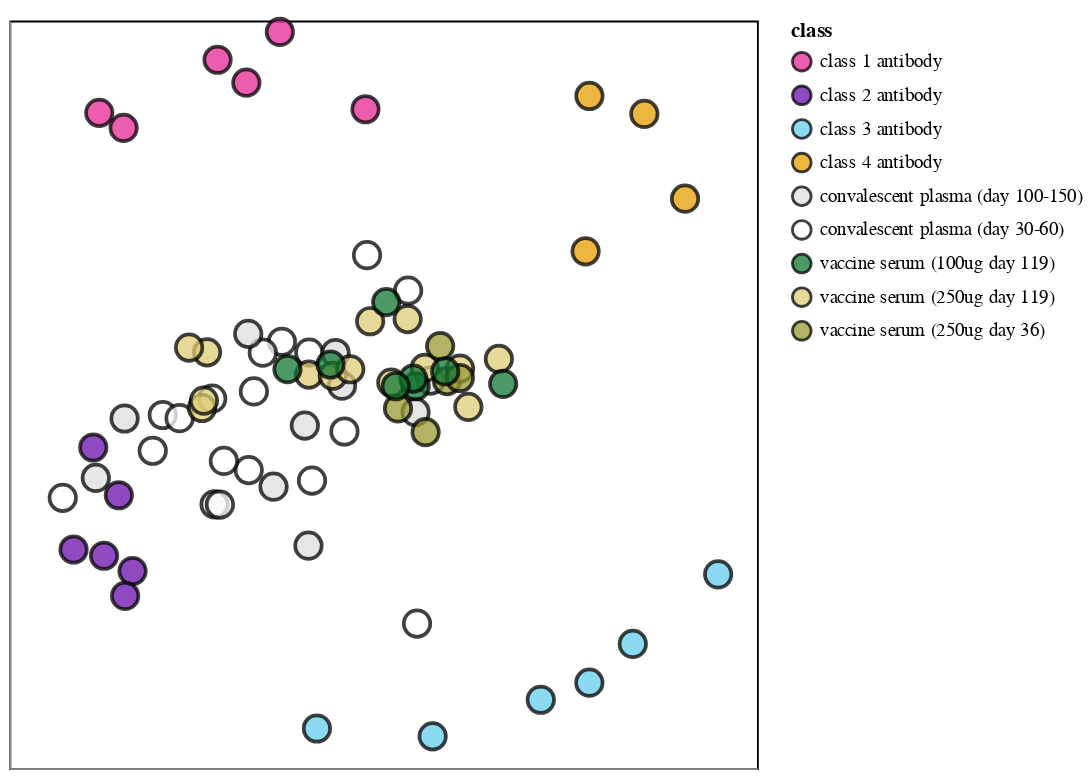

Source (notebook cell):
### Markdown cell above
Now compute the similarities and dissimilarities, and do the multidimensional scaling [as described here](https://scikit-learn.org/stable/auto_examples/manifold/plot_mds.html#sphx-glr-auto-examples-manifold-plot-mds-py).
We do this just for the antibody combinations for which such a plot is specified in the escape profiles configuration file.
We then plot the multidimensional scaling, using [adjustTexts](https://adjusttext.readthedocs.io/) to repel the labels and following [here](https://stackoverflow.com/q/56337732) to draw pie charts that color the points according to the site-coloring scheme if specified in configuration.
These pie charts color by the fraction of the squared site escape apportioned to each site category.

### Code cell
# which method do we use to compute dissimilarity?
dissimilarity_method = 'one_minus'

# do we also plot similarity / dissimilarity matrices?
plot_similarity = False

# function to draw colored pie for each point.
def draw_pie(dist, xpos, ypos, size, ax, colors, alpha, circle_color):
    """Based on this: https://stackoverflow.com/q/56337732"""
    # for incremental pie slices
    cumsum = numpy.cumsum(dist)
    cumsum = cumsum / cumsum[-1]
    pie = [0] + cumsum.tolist()

    assert len(colors) == len(dist)
    for r1, r2, color in zip(pie[:-1], pie[1:], colors):
        angles = numpy.linspace(2 * numpy.pi * r1, 2 * numpy.pi * r2)
        x = [0] + numpy.cos(angles).tolist()
        y = [0] + numpy.sin(angles).tolist()

        xy = numpy.column_stack([x, y])

        ax.scatter([xpos], [ypos], marker=xy, s=size, facecolors=color, alpha=alpha, edgecolors='none')
        ax.scatter(xpos, ypos, marker='o', s=size, edgecolors=circle_color,
                   facecolors='none', alpha=alpha)

    return ax

# loop over combinations to plot
for name, specs in mds_config.items():
    
    # get data frame with just the conditions we want to plot, also re-naming them
    conditions_to_plot = list(specs['conditions'].keys())
    print(f"\nMaking plot {name}, which has the following antibodies:\n{conditions_to_plot}")
    assert len(conditions_to_plot) == len(set(specs['conditions'].values()))
    assert set(conditions_to_plot).issubset(set(escape_fracs['condition']))
    df = (escape_fracs
          .query('condition in @conditions_to_plot')
          .assign(condition=lambda x: x['condition'].map(specs['conditions']))
          )
    
    # compute similarities and dissimilarities
    similarities = escape_similarity(df)
    dissimilarities = similarities.applymap(lambda x: dissimilarity(x, method=dissimilarity_method))
    conditions = df['condition'].unique()
    assert all(conditions == similarities.columns) and all(conditions == similarities.index)
    n = len(conditions)
    
    # plot similarities
    if plot_similarity:
        for title, data in [('Similarities', similarities), ('Dissimilarities', dissimilarities)]:
            fig, ax = plt.subplots(figsize=(0.8 * n, 0.7 * n))
            _ = seaborn.heatmap(data, annot=True, ax=ax)
            plt.title(f"{title} for {name}", size=16)
            plt.show(fig)
            plt.close(fig)
    
    # use multidimensional scaling to get locations of antibodies
    mds = sklearn.manifold.MDS(n_components=2,
                               metric=True,
                               max_iter=3000,
                               eps=1e-6,
                               random_state=1 if 'random_state' not in specs else specs['random_state'],
                               dissimilarity='precomputed',
                               n_jobs=1)
    locs = mds.fit_transform(dissimilarities)
    
    # get the colors for each point if relevant
    color_scheme = specs['color_scheme']
    if isinstance(color_scheme, list):
        color_csv, color_col = color_scheme
        print(f"Using condition-level color scheme in column {color_col} of {color_csv}")
        dists = [[1] for condition in conditions]
        condition_to_color = pd.read_csv(color_csv).set_index('condition')[color_col].to_dict()
        if not set(conditions).issubset(set(condition_to_color)):
            raise ValueError(f"{color_scheme} doesn't have colors for all conditions: {conditions}")
        colors = [[condition_to_color[condition]] for condition in conditions]
    elif color_scheme in site_color_schemes.columns:
        print(f"Using the {color_scheme} site color scheme")
        site_colors = site_color_schemes.set_index('site')[color_scheme].to_dict()
        df = df.assign(color=lambda x: x['site'].map(site_colors))
        dists = []
        colors = []
        for condition, condition_df in (
                df
                [['condition', 'color', 'site', site_metric]]
                .drop_duplicates()
                .assign(site_metric2=lambda x: x[site_metric]**2)  # color in proportion to **square** of site escape
                .groupby(['condition', 'color'])
                .aggregate(tot_escape=pd.NamedAgg('site_metric2', 'sum'))
                .reset_index()
                .sort_values('tot_escape', ascending=False)
                .assign(condition=lambda x: pd.Categorical(x['condition'], conditions, ordered=True))
                .groupby('condition', sort=True)
                ):
            dists.append(condition_df['tot_escape'].tolist())
            colors.append(condition_df['color'].tolist())
    else:
        print(f"Coloring all points {color_scheme}")
        dists = [[1] for conditition in conditions]
        colors = [[color_scheme] for condition in conditions]
        
    # get circle / label colors
    if 'default_circle_color' in specs:
        default_circle_color = specs['default_circle_color']
    else:
        default_circle_color = 'none'
    if 'default_label_color' in specs:
        default_label_color = specs['default_label_color']
    else:
        default_label_color = 'black'
    circle_colors = []
    label_colors = []
    for condition in conditions:
        if 'circle_colors' in specs and condition in specs['circle_colors']:
            circle_colors.append(specs['circle_colors'][condition])
        else:
            circle_colors.append(default_circle_color)
        if 'label_colors' in specs and condition in specs['label_colors']:
            label_colors.append(specs['label_colors'][condition])
        else:
            label_colors.append(default_label_color)
    
    # plot the multidimensional scaling result
    plot_size = 4 if 'plot_size' not in specs else specs['plot_size']
    fig, ax = plt.subplots(figsize=(plot_size, plot_size))
    xs = locs[:, 0]
    ys = locs[:, 1]
    for x, y, dist, color, circle_color in zip(xs, ys, dists, colors, circle_colors):
        draw_pie(dist, x, y,
                 size=300 if 'pie_size' not in specs else specs['pie_size'],
                 ax=ax,
                 colors=color,
                 alpha=0.7 if 'pie_alpha' not in specs else specs['pie_alpha'],
                 circle_color=circle_color,
                 )
    ax.set_aspect('equal', adjustable='box')  # same distance on both axes
    ax.set_xticks([])  # no x-ticks
    ax.set_yticks([])  # no y-ticks
    ax.margins(0.09)  # increase padding from axes
    if 'no_labels' not in specs or not specs['no_labels']:
        texts = [plt.text(x, y, label, color=color) for x, y, label, color
                 in zip(xs, ys, conditions, label_colors)]
        adjustText.adjust_text(texts,
                               x=xs,
                               y=ys,
                               expand_points=(1.2, 1.6) if 'expand_points' not in specs
                                             else specs['expand_points'],
                               )
    plotfile = os.path.join(config['mds_dir'], f"{name}_mds.pdf")
    print(f"Saving plot to {plotfile}")
    fig.savefig(plotfile, bbox_inches='tight')
    plt.show(fig)
    plt.close(fig)
    
    # make Altair versions for one specific plot (hard-coded!)
    if name != 'Moderna_HAARVI_mAbs_more_colors':
        continue
    #df.set_index('id').to_dict()
    color_df = (pd.read_csv('./data/mds_colors_vax_conv.csv')
                [['detailed_group', 'detailed_color']]
                .drop_duplicates()
               )
    color_to_class = color_df.set_index('detailed_color')['detailed_group'].to_dict()
    print(color_to_class)
#     color_to_class = {'#000000': 'vaccine sera',
#                       '#66CCEE': 'class 3 antibody',
#                       '#6a0dad': 'class 2 antibody',
#                       '#E52794': 'class 1 antibody',
#                       '#E69F00': 'class 4 antibody',
#                       '#FFFFFF': 'convalescent plasma'}
    class_to_color = {val: key for key, val in color_to_class.items()}
    alt_df = pd.DataFrame({'x': xs,
                           'y': ys,
                           'antibody / sera': conditions,
                           'class': [color_to_class[c[0]] for c in colors],
                           })
    chart = (
        alt.Chart(alt_df)
        .encode(x=alt.X('x:Q',
                        axis=alt.Axis(title=None,
                                      grid=False,
                                      labels=False,
                                      ticks=False,
                                      ),
                        ),
                y=alt.Y('y:Q',
                        axis=alt.Axis(title=None,
                                      grid=False,
                                      labels=False,
                                      ticks=False,
                                      ),
                        ),
                color=alt.Color('class:N',
                                scale=alt.Scale(range=[val for _, val in sorted(class_to_color.items())])
                                ),
                tooltip=['antibody / sera', 'class'],
                )
        .mark_circle(size=200,
                     stroke='black',
                     opacity=0.75,
                     )
        .properties(width=400,
                    height=400)
        .configure_view(strokeWidth=1,
                        stroke='black')
        )
    int_chart_file = os.path.splitext(plotfile)[0] + '.html'
    print(f"Saving interactive chart to {int_chart_file}")
    display(chart)
    chart.save(int_chart_file)

### Figure 1 — Vega-Lite specification as saved in the notebook (floating-point values rounded to 4 significant figures)
{"config": {"view": {"continuousWidth": 400, "continuousHeight": 300, "stroke": "black", "strokeWidth": 1}}, "data": {"name": "data-fa802b03780c711ad1932ee00c391724"}, "mark": {"type": "circle", "opacity": 0.75, "size": 200, "stroke": "black"}, "encoding": {"color": {"type": "nominal", "field": "class", "scale": {"range": ["#E52794", "#6a0dad", "#66CCEE", "#E69F00", "#DDDDDD", "#FFFFFF", "#117733", "#DDCC77", "#999933"]}}, "tooltip": [{"type": "nominal", "field": "antibody / sera"}, {"type": "nominal", "field": "class"}], "x": {"type": "quantitative", "axis": {"grid": false, "labels": false, "ticks": false, "title": null}, "field": "x"}, "y": {"type": "quantitative", "axis": {"grid": false, "labels": false, "ticks": false, "title": null}, "field": "y"}}, "height": 400, "width": 400, "$schema": "https://vega.github.io/schema/vega-lite/v4.8.1.json", "datasets": {"data-fa802b03780c711ad1932ee00c391724": [{"x": -0.03987, "y": -0.2834, "antibody / sera": "participant H (day 152)", "class": "convalescent plasma (day 100-150)"}, {"x": -0.03321, "y": -0.1614, "antibody / sera": "participant H (day 61)", "class": "convalescent plasma (day 30-60)"}, {"x": 0.1607, "y": -0.03334, "antibody / sera": "participant J (day 121)", "class": "convalescent plasma (day 100-150)"}, {"x": 0.1468, "y": 0.1944, "antibody / sera": "participant J (day 15)", "class": "convalescent plasma (day 30-60)"}, {"x": -0.04665, "y": -0.05847, "antibody / sera": "participant B (day 113)", "class": "convalescent plasma (day 100-150)"}, {"x": -0.2201, "y": -0.007992, "antibody / sera": "participant B (day 26)", "class": "convalescent plasma (day 30-60)"}, {"x": -0.4381, "y": -0.1565, "antibody / sera": "participant E (day 104)", "class": "convalescent plasma (day 100-150)"}, {"x": -0.1517, "y": -0.1418, "antibody / sera": "participant E (day 28)", "class": "convalescent plasma (day 30-60)"}, {"x": -0.2158, "y": -0.206, "antibody / sera": "participant I (day 102)", "class": "convalescent plasma (day 100-150)"}, {"x": -0.2057, "y": -0.2064, "antibody / sera": "participant I (day 26)", "class": "convalescent plasma (day 30-60)"}, {"x": 0.02299, "y": 0.01633, "antibody / sera": "participant A (day 120)", "class": "convalescent plasma (day 100-150)"}, {"x": -0.0896, "y": 0.09855, "antibody / sera": "participant A (day 21)", "class": "convalescent plasma (day 30-60)"}, {"x": -0.03843, "y": 0.0782, "antibody / sera": "participant A (day 45)", "class": "convalescent plasma (day 30-60)"}, {"x": -0.3842, "y": -0.04524, "antibody / sera": "participant C (day 104)", "class": "convalescent plasma (day 100-150)"}, {"x": -0.5, "y": -0.1937, "antibody / sera": "participant C (day 32)", "class": "convalescent plasma (day 30-60)"}, {"x": -0.1052, "y": -0.1729, "antibody / sera": "participant F (day 115)", "class": "convalescent plasma (day 100-150)"}, {"x": -0.3127, "y": -0.03868, "antibody / sera": "participant F (day 48)", "class": "convalescent plasma (day 30-60)"}, {"x": 0.1634, "y": -0.4292, "antibody / sera": "participant G (day 18)", "class": "convalescent plasma (day 30-60)"}, {"x": 0.1889, "y": 0.02584, "antibody / sera": "participant G (day 94)", "class": "convalescent plasma (day 100-150)"}, {"x": -0.1254, "y": 0.07812, "antibody / sera": "participant D (day 33)", "class": "convalescent plasma (day 30-60)"}, {"x": 0.01087, "y": 0.07744, "antibody / sera": "participant D (day 76)", "class": "convalescent plasma (day 100-150)"}, {"x": -0.1527, "y": 0.1133, "antibody / sera": "participant K (day 103)", "class": "convalescent plasma (day 100-150)"}, {"x": 0.06983, "y": 0.2607, "antibody / sera": "participant K (day 29)", "class": "convalescent plasma (day 30-60)"}, {"x": -0.395, "y": -0.1889, "antibody / sera": "C002", "class": "class 2 antibody"}, {"x": -0.2101, "y": 0.6266, "antibody / sera": "C105", "class": "class 1 antibody"}, {"x": 0.1927, "y": -0.6404, "antibody / sera": "C110", "class": "class 3 antibody"}, {"x": -0.4227, "y": -0.3023, "antibody / sera": "C121", "class": "class 2 antibody"}, {"x": 0.7273, "y": -0.3371, "antibody / sera": "C135", "class": "class 3 antibody"}, {"x": -0.4428, "y": -0.09951, "antibody / sera": "C144", "class": "class 2 antibody"}, {"x": -0.1562, "y": 0.5836, "antibody / sera": "LY-CoV016", "class": "class 1 antibody"}, {"x": -0.1983, "y": -0.1247, "antibody / sera": "COV-021", "class": "convalescent plasma (day 30-60)"}, {"x": -0.2812, "y": -0.04451, "antibody / sera": "COV-047", "class": "convalescent plasma (day 30-60)"}, {"x": -0.3315, "y": -0.1057, "antibody / sera": "COV-057", "class": "convalescent plasma (day 30-60)"}, {"x": -0.1421, "y": 0.005445, "antibody / sera": "COV-072", "class": "convalescent plasma (day 30-60)"}, {"x": 0.02755, "y": -0.06956, "antibody / sera": "COV-107", "class": "convalescent plasma (day 30-60)"}, {"x": -0.4797, "y": -0.2905, "antibody / sera": "COV2-2050", "class": "class 2 antibody"}, {"x": 0.4863, "y": 0.5588, "antibody / sera": "COV2-2082", "class": "class 4 antibody"}, {"x": 0.5891, "y": 0.5252, "antibody / sera": "COV2-2094", "class": "class 4 antibody"}, {"x": -0.02403, "y": -0.6257, "antibody / sera": "COV2-2096", "class": "class 3 antibody"}, {"x": 0.5675, "y": -0.4674, "antibody / sera": "COV2-2130", "class": "class 3 antibody"}, {"x": 0.06695, "y": 0.534, "antibody / sera": "COV2-2165", "class": "class 1 antibody"}, {"x": -0.09341, "y": 0.6788, "antibody / sera": "COV2-2196", "class": "class 1 antibody"}, {"x": -0.3693, "y": -0.3309, "antibody / sera": "COV2-2479", "class": "class 2 antibody"}, {"x": 0.3952, "y": -0.5719, "antibody / sera": "COV2-2499", "class": "class 3 antibody"}, {"x": 0.6653, "y": 0.3664, "antibody / sera": "COV2-2677", "class": "class 4 antibody"}, {"x": -0.4316, "y": 0.5272, "antibody / sera": "COV2-2832", "class": "class 1 antibody"}, {"x": 0.4792, "y": 0.2679, "antibody / sera": "CR3022", "class": "class 4 antibody"}, {"x": -0.3832, "y": -0.3775, "antibody / sera": "LY-CoV555", "class": "class 2 antibody"}, {"x": -0.03899, "y": 0.03701, "antibody / sera": "M01 (day 119)", "class": "vaccine serum (250ug day 119)"}, {"x": 0.005688, "y": 0.03483, "antibody / sera": "M02 (day 119)", "class": "vaccine serum (250ug day 119)"}, {"x": 0.1278, "y": -0.02639, "antibody / sera": "M02 (day 36)", "class": "vaccine serum (250ug day 36)"}, {"x": 0.1459, "y": 0.141, "antibody / sera": "M03 (day 119)", "class": "vaccine serum (250ug day 119)"}, {"x": 0.178, "y": 0.04959, "antibody / sera": "M04 (day 119)", "class": "vaccine serum (250ug day 119)"}, {"x": -0.2297, "y": 0.07868, "antibody / sera": "M05 (day 119)", "class": "vaccine serum (250ug day 119)"}, {"x": 0.2197, "y": 0.02493, "antibody / sera": "M05 (day 36)", "class": "vaccine serum (250ug day 36)"}, {"x": -0.2634, "y": 0.08757, "antibody / sera": "M06 (day 119)", "class": "vaccine serum (250ug day 119)"}, {"x": 0.03845, "y": 0.04695, "antibody / sera": "M07 (day 119)", "class": "vaccine serum (250ug day 119)"}, {"x": 0.07568, "y": 0.137, "antibody / sera": "M08 (day 119)", "class": "vaccine serum (250ug day 119)"}, {"x": 0.2068, "y": 0.09033, "antibody / sera": "M08 (day 36)", "class": "vaccine serum (250ug day 36)"}, {"x": 0.1153, "y": 0.02201, "antibody / sera": "M09 (day 119)", "class": "vaccine serum (250ug day 119)"}, {"x": -0.2392, "y": -0.02547, "antibody / sera": "M10 (day 119)", "class": "vaccine serum (250ug day 119)"}, {"x": 0.1795, "y": -0.07083, "antibody / sera": "M10 (day 36)", "class": "vaccine serum (250ug day 36)"}, {"x": -0.2356, "y": -0.0117, "antibody / sera": "M11 (day 119)", "class": "vaccine serum (250ug day 119)"}, {"x": 0.244, "y": 0.04826, "antibody / sera": "M12 (day 119)", "class": "vaccine serum (250ug day 119)"}, {"x": 0.2436, "y": 0.03062, "antibody / sera": "M12 (day 36)", "class": "vaccine serum (250ug day 36)"}, {"x": 0.2596, "y": -0.0235, "antibody / sera": "M13 (day 119)", "class": "vaccine serum (250ug day 119)"}, {"x": 0.3167, "y": 0.0664, "antibody / sera": "M14 (day 119)", "class": "vaccine serum (250ug day 119)"}, {"x": 0.1608, "y": 0.01525, "antibody / sera": "M16 (day 119)", "class": "vaccine serum (100ug day 119)"}, {"x": 0.1563, "y": 0.02952, "antibody / sera": "M17 (day 119)", "class": "vaccine serum (100ug day 119)"}, {"x": 0.1057, "y": 0.1728, "antibody / sera": "M18 (day 119)", "class": "vaccine serum (100ug day 119)"}, {"x": 0.001493, "y": 0.05585, "antibody / sera": "M19 (day 119)", "class": "vaccine serum (100ug day 119)"}, {"x": 0.1236, "y": 0.01524, "antibody / sera": "M20 (day 119)", "class": "vaccine serum (100ug day 119)"}, {"x": -0.07919, "y": 0.04718, "antibody / sera": "M21 (day 119)", "class": "vaccine serum (100ug day 119)"}, {"x": 0.3248, "y": 0.01967, "antibody / sera": "M22 (day 119)", "class": "vaccine serum (100ug day 119)"}, {"x": 0.2163, "y": 0.04295, "antibody / sera": "M23 (day 119)", "class": "vaccine serum (100ug day 119)"}, {"x": -0.386, "y": 0.4989, "antibody / sera": "REGN10933", "class": "class 1 antibody"}, {"x": 0.4861, "y": -0.54, "antibody / sera": "REGN10987", "class": "class 3 antibody"}]}}
